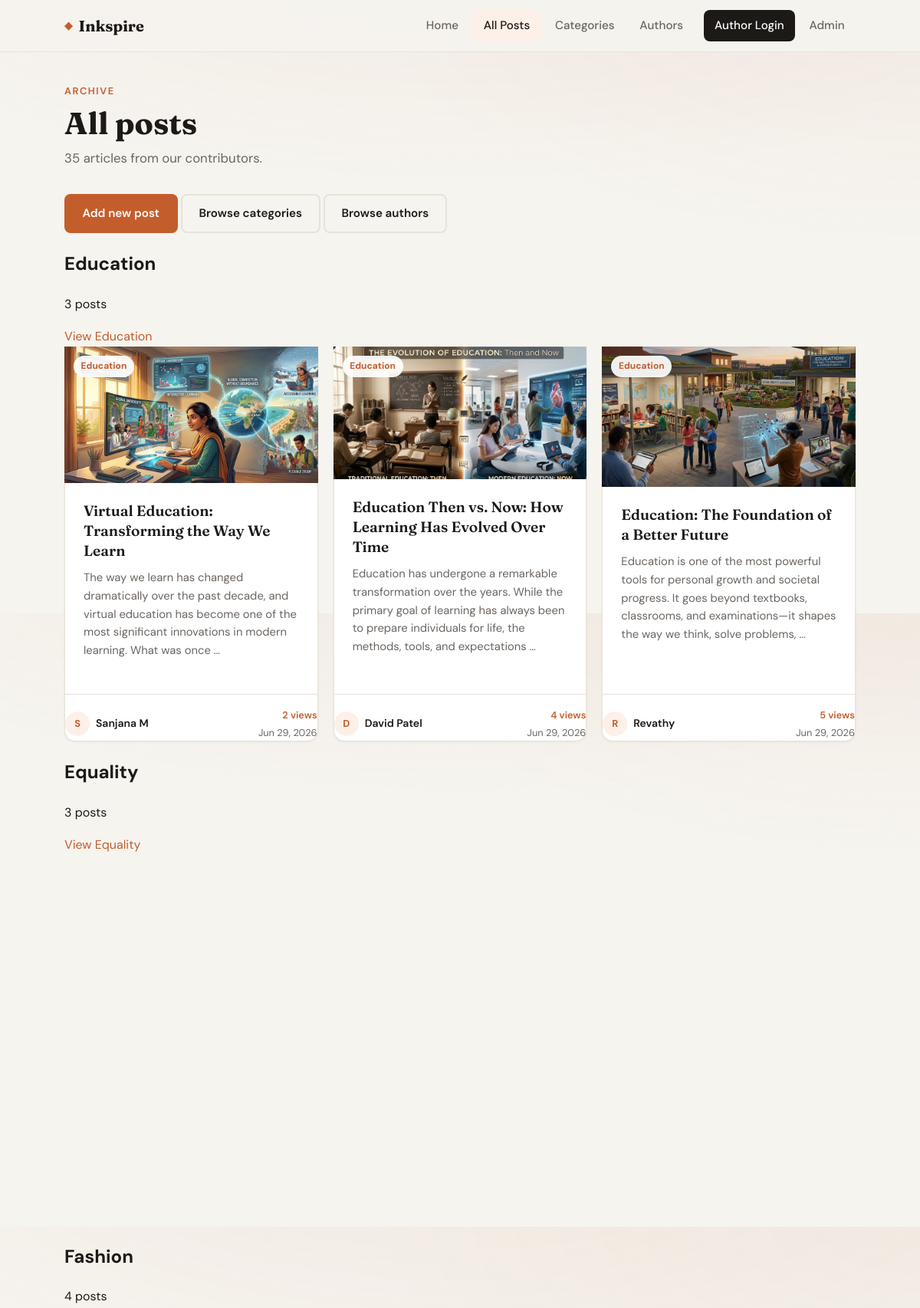
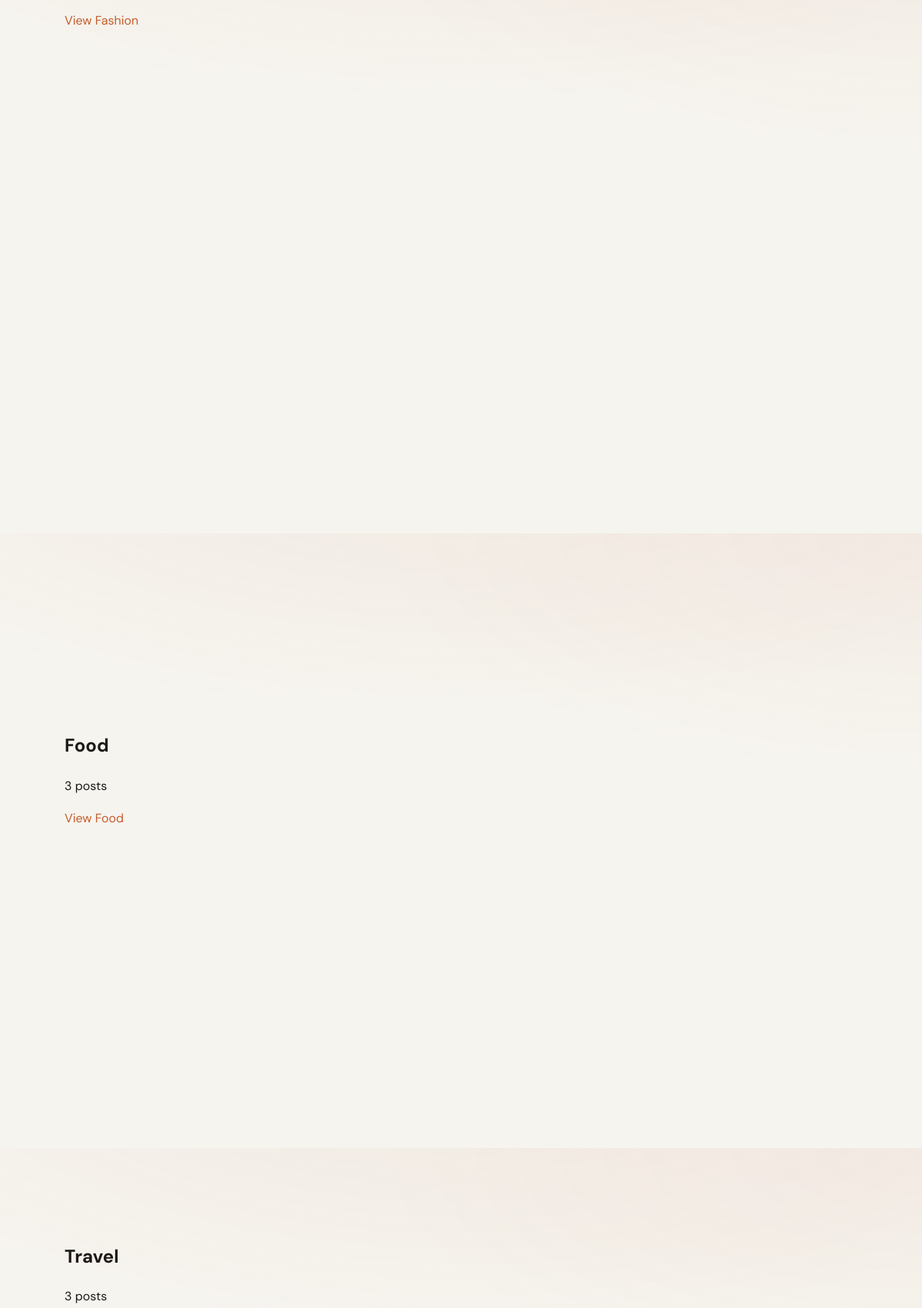
Screenshot of /blog/post/ (upper part) with the database file from the repository (2 pictures, top to bottom).
### backend/blog/models.py (models this page shows, shortened)
class Post(models.Model):
    CATEGORY_LIFESTYLE = 'lifestyle'
    CATEGORY_COOKING = 'cooking'
    CATEGORY_ENTERTAINMENT = 'entertainment'
    CATEGORY_REVIEWS = 'reviews'
    CATEGORY_TECHNOLOGY = 'technology'
    CATEGORY_TRAVEL = 'travel'
    CATEGORIES = [
        (CATEGORY_LIFESTYLE, 'Lifestyle'),
        (CATEGORY_COOKING, 'Cooking'),
        (CATEGORY_ENTERTAINMENT, 'Entertainment'),
        (CATEGORY_REVIEWS, 'Reviews'),
        (CATEGORY_TECHNOLOGY, 'Technology'),
        (CATEGORY_TRAVEL, 'Travel'),
    ]
    title = models.CharField(max_length=200)
    slug = models.SlugField(max_length=200, unique=True)
    content = models.TextField()
    author = models.ForeignKey(User, on_delete=models.CASCADE, related_name='posts')
    category = models.CharField(max_length=50, default=CATEGORY_LIFESTYLE)
    image = models.ImageField(upload_to='blog/images/', blank=True, null=True)
    published = models.BooleanField(default=True)
    view_count = models.PositiveIntegerField(default=0)
    created_at = models.DateTimeField(auto_now_add=True)
    updated_at = models.DateTimeField(auto_now=True)
    class Meta:
        ordering = ['-created_at']

### backend/blog/views.py (the view)
# urls.py: path('post/', views.post_list, name='post_list'),
def post_list(request):
    posts = Post.objects.filter(published=True).select_related('author')
    unique_categories = posts.values_list('category', flat=True).distinct().order_by('category')
    category_groups = []
    for category_slug in unique_categories:
        category_posts = posts.filter(category=category_slug)
        if category_posts.exists():
            category_groups.append({
                'slug': category_slug,
                'label': category_slug.title(),
                'posts': category_posts,
                'count': category_posts.count(),
            })
    return render(request, 'blog/post_list.html', {
        'category_groups': category_groups,
        'posts': posts,
    })

### frontend/templates/blog/post_list.html (shortened to what this page needs)
{% extends "blog/base.html" %}
{% load static %}
{% block content %}
<header class="page-header">
    <p class="page-header__eyebrow">Archive</p>
    <h1 class="page-header__title">All posts</h1>
    <p class="page-header__subtitle">
        {% if posts %}
        {{ posts|length }} article{{ posts|length|pluralize }} from our contributors.
        {% else %}
        No published articles yet.
        {% endif %}
    </p>
</header>
<div class="section-actions">
    <a href="{% url 'blog:create_post' %}" class="btn btn--primary">Add new post</a>
    <a href="{% url 'blog:category_list' %}" class="btn btn--ghost">Browse categories</a>
    <a href="{% url 'blog:author_list' %}" class="btn btn--ghost">Browse authors</a>
</div>
{% if category_groups %}
    {% for group in category_groups %}
    <section class="category-section">
        <div class="category-section__header">
            <h2 class="category-section__title">{{ group.label }}</h2>
            <p class="category-section__meta">{{ group.count }} post{{ group.count|pluralize }}</p>
            <a href="{% url 'blog:category_detail' category_slug=group.slug %}" class="category-section__link">View {{ group.label }}</a>
        </div>
        <div class="post-grid">
            {% for post in group.posts %}
            {% include "blog/components/post_card.html" with post=post %}
            {% endfor %}
        </div>
    </section>
    {% endfor %}
{% endif %}
{% endblock %}

### frontend/templates/blog/components/post_card.html
{% load static %}
<article class="post-card">
    <a href="{% url 'blog:detail' post.pk %}" class="post-card__image-link">
        {% if post.image %}
        <img src="{{ post.image.url }}" alt="{{ post.title }}" class="post-card__image">
        {% else %}
        <img src="{% static 'blog/images/default.svg' %}" alt="{{ post.title }}" class="post-card__image">
        {% endif %}
        <span class="post-card__category">{{ post.category|title }}</span>
    </a>
    <div class="post-card__body">
        <h2 class="post-card__title">
            <a href="{% url 'blog:detail' post.pk %}">{{ post.title }}</a>
        </h2>
        <p class="post-card__excerpt">{{ post.content|truncatewords:28 }}</p>
    </div>
    <footer class="post-card__footer">
        <a href="{% url 'blog:profile' username=post.author.username %}" class="author-chip">
            <span class="author-chip__avatar" aria-hidden="true">{{ post.author.username|slice:":1"|upper }}</span>
            <span class="author-chip__name">{{ post.author.get_full_name|default:post.author.username }}</span>
        </a>
        <div class="post-card__meta">
            <span class="post-card__views">{{ post.view_count }} view{{ post.view_count|pluralize }}</span>
            <time class="post-card__date" datetime="{{ post.created_at|date:'c' }}">{{ post.created_at|date:"M d, Y" }}</time>
        </div>
    </footer>
</article>

### frontend/static/blog/css/main.css (style rules this page uses)
:root { --color-bg: #f6f4ef; --color-surface: #ffffff; --color-surface-raised: #fffdf9; --color-border: #e8e2d8; --color-text: #1c1917; --color-text-muted: #6b6560; --color-accent: #c45d2c; --color-accent-hover: #a34d24; --color-accent-soft: #fdf0e8; --color-header-bg: rgba(246, 244, 239, 0.92); --font-sans: "DM Sans", system-ui, sans-serif; --font-display: "Fraunces", Georgia, serif; --radius-sm: 8px; --radius-md: 14px; --radius-lg: 20px; --shadow-sm: 0 1px 3px rgba(28, 25, 23, 0.06); --shadow-md: 0 4px 20px rgba(28, 25, 23, 0.08); --shadow-lg: 0 12px 40px rgba(28, 25, 23, 0.1); --container: 1080px; --header-height: 68px; --transition: 0.2s ease; }
*, *::before, *::after { box-sizing: border-box; }
html { scroll-behavior: smooth; }
body { margin: 0; min-height: 100vh; display: flex; flex-direction: column; font-family: var(--font-sans); font-size: 1rem; line-height: 1.65; color: var(--color-text); background: var(--color-bg); background-image: radial-gradient(ellipse 80% 50% at 50% -20%, rgba(196, 93, 44, 0.08), transparent), radial-gradient(ellipse 60% 40% at 100% 0%, rgba(196, 93, 44, 0.05), transparent); }
img { max-width: 100%; height: auto; }
a { color: var(--color-accent); text-decoration: none; transition: color var(--transition); }
.btn { display: inline-flex; align-items: center; justify-content: center; padding: 0.7rem 1.35rem; border-radius: var(--radius-sm); font-family: var(--font-sans); font-size: 0.95rem; font-weight: 600; border: 2px solid transparent; cursor: pointer; transition: background var(--transition), color var(--transition), border-color var(--transition), transform var(--transition); }
.btn--primary { background: var(--color-accent); color: #fff; }
.btn--ghost { background: transparent; color: var(--color-text); border-color: var(--color-border); }
.page-header { margin-bottom: 2rem; max-width: 640px; }
.page-header__eyebrow { margin: 0 0 0.5rem; font-size: 0.8rem; font-weight: 600; letter-spacing: 0.12em; text-transform: uppercase; color: var(--color-accent); }
.page-header__title { margin: 0 0 0.5rem; font-family: var(--font-display); font-size: clamp(1.75rem, 4vw, 2.5rem); font-weight: 700; line-height: 1.2; }
.page-header__subtitle { margin: 0; color: var(--color-text-muted); font-size: 1.05rem; }
.post-grid { display: grid; grid-template-columns: repeat(auto-fill, minmax(300px, 1fr)); gap: 1.25rem; }
.post-card { display: flex; flex-direction: column; background: var(--color-surface); border: 1px solid var(--color-border); border-radius: var(--radius-md); padding: 0; box-shadow: var(--shadow-sm); transition: box-shadow var(--transition), transform var(--transition), border-color var(--transition); }
.post-card__body { flex: 1; padding: 1.5rem; }
.post-card__title { margin: 0 0 0.65rem; font-family: var(--font-display); font-size: 1.2rem; font-weight: 600; line-height: 1.35; }
.post-card__title a { color: var(--color-text); }
.post-card__excerpt { margin: 0; font-size: 0.925rem; color: var(--color-text-muted); line-height: 1.6; }
.post-card__footer { display: flex; align-items: center; justify-content: space-between; gap: 0.75rem; margin-top: 1.25rem; padding-top: 1rem; border-top: 1px solid var(--color-border); }
.post-card__date { font-size: 0.8rem; color: var(--color-text-muted); white-space: nowrap; }
.author-chip { display: inline-flex; align-items: center; gap: 0.5rem; min-width: 0; }
.author-chip__avatar { display: inline-flex; align-items: center; justify-content: center; width: 32px; height: 32px; border-radius: 50%; background: var(--color-accent-soft); color: var(--color-accent); font-size: 0.8rem; font-weight: 700; flex-shrink: 0; }
.author-chip__name { font-size: 0.875rem; font-weight: 600; color: var(--color-text); overflow: hidden; text-overflow: ellipsis; white-space: nowrap; }
.post-card__image-link { display: block; position: relative; border-radius: var(--radius-md) var(--radius-md) 0 0; margin: -1px -1px 0; background: #f0f0f0; }
.post-card__image { width: 100%; height: auto; display: block; transition: transform 0.3s ease; }
.post-card__category { position: absolute; top: 0.75rem; left: 0.75rem; padding: 0.25rem 0.6rem; border-radius: 999px; background: rgba(255, 255, 255, 0.92); font-size: 0.75rem; font-weight: 700; color: var(--color-accent); }
.post-card__meta { display: flex; flex-direction: column; align-items: flex-end; gap: 0.15rem; }
.post-card__views { font-size: 0.8rem; font-weight: 600; color: var(--color-accent); }

### rows the page displays
Post: image (picture), category "Education", title "Virtual Education: Transforming the Way We Learn", content "The way we learn has changed dramatically over the past decade, and virtual education has become one of the most significant innovations in modern learning. What was once …", author.username "S", author.get_full_name "Sanjana M", view_count "2", created_at "Jun 29, 2026"
Post: image (picture), category "Education", title "Education Then vs. Now: How Learning Has Evolved Over Time", content "Education has undergone a remarkable transformation over the years. While the primary goal of learning has always been to prepare individuals for life, the methods, tools, and expectations …", author.username "D", author.get_full_name "David Patel", view_count "4", created_at "Jun 29, 2026"
Post: image (picture), category "Education", title "Education: The Foundation of a Better Future", content "Education is one of the most powerful tools for personal growth and societal progress. It goes beyond textbooks, classrooms, and examinations—it shapes the way we think, solve problems, …", author.username "R", author.get_full_name "Revathy", view_count "5", created_at "Jun 29, 2026"

### other values shown
{{ posts|length }} "35"
{{ group.label }} "Education" "Equality" "Fashion" "Food" "Travel"
{{ group.count }} "3" "3" "4" "3" "3"
{{ group.label }} "Education" "Equality" "Fashion" "Food"
